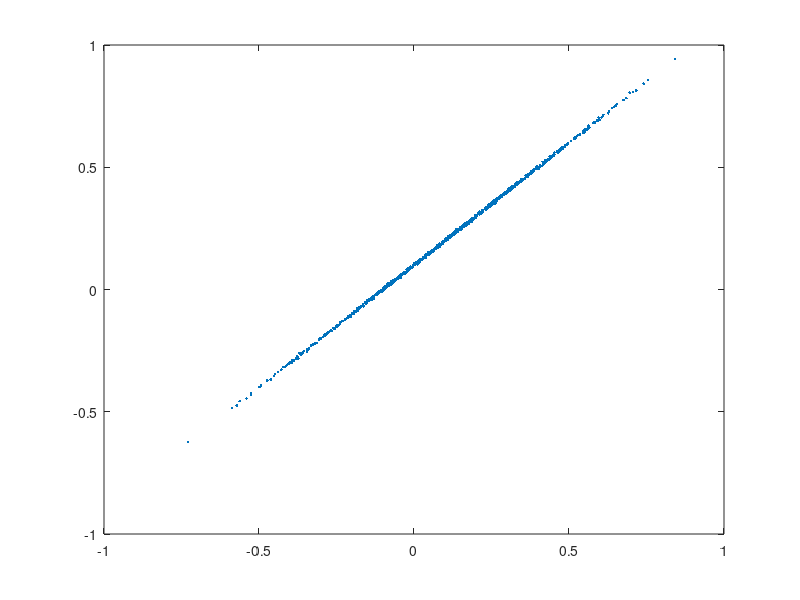

Source code (MATLAB): (Note: this script raises an error after producing the figure.)
% this script illustrates PCA dimension reduction in a simple bivariate case
% see "Risk and Asset Allocation"-Springer (2005), by A. Meucci


clc; close all; clear;

Mu=[0.1 0.2];
Sig=[.25 .25];
rho_12=.9999;

NumSimulations=1000;
%%%%%%%%%%%%%%%%%%%%%%%%%%%%%%%%%%%%%%%%%%%%%%%%%%%%%%%%%%%%%%%%%%%%%%%%%%%%%%%%%%%%%%%%%%%%%%%%%%%%%%%%%%%%%%%%%%%%%%%%%%%%%%%%%%%%%%
Sigma=diag(Sig)*[1 rho_12 ;  rho_12 1]*diag(Sig);

% compute sample: the market X is the first entry, and the two factors F1 and F2 are the last two entries
Y=mvnrnd(Mu,Sigma,NumSimulations);
Simul_X=Y;%exp(Y);

% compute recovered variables
Expected_Value=mean(Simul_X)';
Covariance=cov(Simul_X);
[EigenVectors,EigenValues] = pcacov(Covariance);

E_k=EigenVectors(:,1);
Recovered_X=[];
for t=1:NumSimulations
    X=Simul_X(t,:)';
    X_p=Expected_Value+E_k*E_k'*(X-Expected_Value);
   
    Recovered_X=[Recovered_X
        X_p' ];
end

%%%%%%%%%%%%%%%%%%%%%%%%%%%%%%%%%%%%%%%%%%%%%%%%%%%%%%%%%%%%%%%%%%%%%%%%%%%%%%%%%%%%%%%%%%%%%%%%%%%%%%%%%%%%%%%%%%%%%%%%%%%%
% plots
%%%%%%%%%%%%%%%%%%%%%%%%%%%%%%%%%%%%%%%%%%%%%%%%%%%%%%%%%%%%%%%%%%%%%%%%%%%%%%%%%%%%%%%%%%%%%%%%%%%%%%%%%%%%%%%%%%%%%%%%%%%%


% plot original sample
figure
h=plot(Simul_X(:,1),Simul_X(:,2),'.');
% plot the ellipsoid
hold on
Scale=2;
PlotEigVectors=1;
PlotSquare=0;
TwoDimEllipsoid(Expected_Value,Covariance,Scale,PlotEigVectors,PlotSquare)

% plot recovered variables
figure
h=plot(Recovered_X(:,1),Recovered_X(:,2),'.');
% plot the ellipsoid
hold on
Scale=2;
PlotEigVectors=1;
PlotSquare=0;
TwoDimEllipsoid(Expected_Value,Covariance,Scale,PlotEigVectors,PlotSquare)